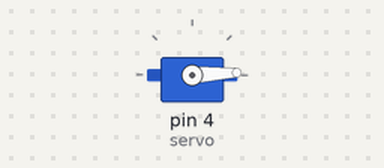
The sketch below on a simulated Arduino Uno, built with avr-gcc and run on an emulated ATmega328P. Shown: servo.

Above: at 0.05 s.
At 0.45 s:
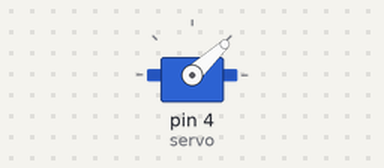
At 0.85 s:
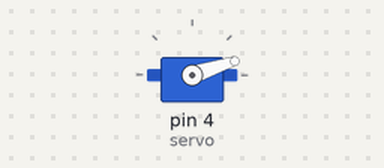
Timing chart, 0 to 6.5 s (numbered marks = the images above):
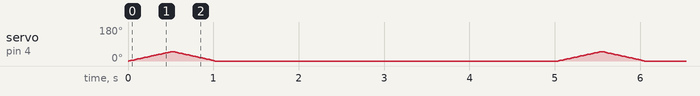

The sketch:

mg996r.ino
```cpp
#include<Servo.h>

Servo servo;
int i = 0;
void setup() {
  Serial.begin(115200);
  // put your setup code here, to run once:
  servo.attach(4); // D2
}

void loop() {
  for(i=0; i<=50; i+=1) {
    servo.write(i);
    delay(10);
  }
  for(i=50; i>=0; i-=1) {
    servo.write(i);
    delay(10);
  }
  delay(4000);
}
```
